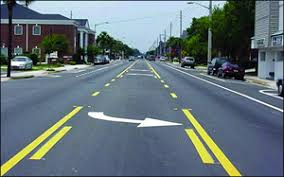
#> input picture OPENCV/OpenCV Scripts/Basic/Photos/lane_3.jpg, 284 x 177 px
$ python color_detection2.py
#> lines starting #> are read from the running program, lines starting #| are printed output that depends on the picture; after the words box and inside, x2 and y2 are one past the last pixel; in counts of white or black regions, pixels touching at a corner belong together
import cv2 as cv
import numpy as np
import matplotlib.pyplot as plt

img=cv.imread('Photos/lane_3.jpg')
#> img is the input picture: shape (177, 284, 3); mean B, G, R 121.8, 115.3, 100.2
rgb=cv.cvtColor(img,cv.COLOR_BGR2RGB)
hsv=cv.cvtColor(rgb,cv.COLOR_RGB2HSV)
#> hsv: shape (177, 284, 3); mean H, S, V 95.3, 79.8, 130
gray_image = cv.cvtColor(img, cv.COLOR_BGR2GRAY)
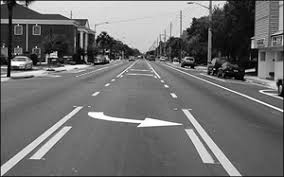
#> gray_image: shape (177, 284); min 0, max 255, mean 111.5

lower_y=np.array([25,150,50])
upper_y=np.array([35,255,255])

lower_w=np.array([0,0,0])
upper_w=np.array([0,255,255])

mask_y=cv.inRange(hsv,lower_y,upper_y)
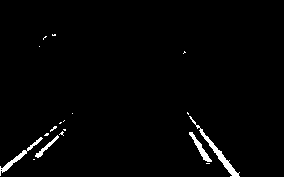
#> mask_y: shape (177, 284); 1.8% white; 18 white regions (14 under 20 px), largest, box (x1, y1, x2, y2) and area: (189, 116, 240, 177) 339, (0, 137, 43, 176) 207, (189, 132, 212, 162) 168, (35, 135, 59, 158) 107
mask_w = cv.inRange(gray_image, 220, 255)
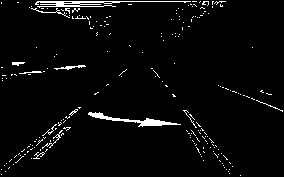
#> mask_w: shape (177, 284); 3.4% white in thin lines or dots
mask=cv.bitwise_or(mask_w,mask_y)
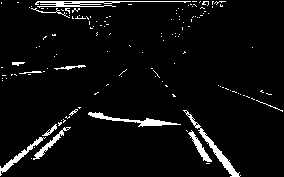
#> mask: shape (177, 284); 5% white; 135 white regions (122 under 20 px), largest, box (x1, y1, x2, y2) and area: (183, 110, 241, 177) 424, (35, 1, 191, 8) 410, (88, 112, 181, 127) 359

plt.figure()
plt.title('Masked image')
plt.imshow(mask)
plt.show()

$ run again, with OPENCV/OpenCV Scripts/Basic/Photos/lane_2.jpg copied over OPENCV/OpenCV Scripts/Basic/Photos/lane_3.jpg
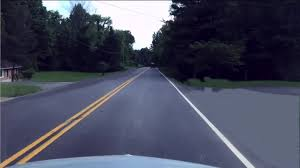
#> input picture OPENCV/OpenCV Scripts/Basic/Photos/lane_2.jpg, 300 x 168 px
#> img is the input picture: shape (168, 300, 3); mean B, G, R 94.7, 76.1, 72.6
#> hsv: shape (168, 300, 3); mean H, S, V 113.6, 93, 96.1
#> `gray_image = cv.cvtColor(img, cv.COLOR_BGR2GRAY)`:
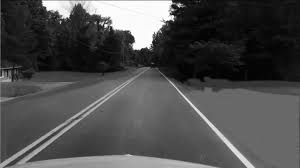
#> gray_image: shape (168, 300); min 1, max 255, mean 77.2
#> mask_y: shape (168, 300); every value is 0
#> `mask_w = cv.inRange(gray_image, 220, 255)`:
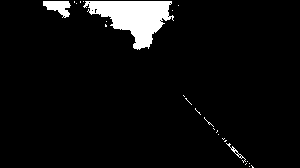
#> mask_w: shape (168, 300); 5.4% white; 25 white regions (22 under 20 px), largest, box (x1, y1, x2, y2) and area: (83, 1, 174, 50) 2296, (43, 1, 71, 18) 282, (226, 143, 246, 163) 55
